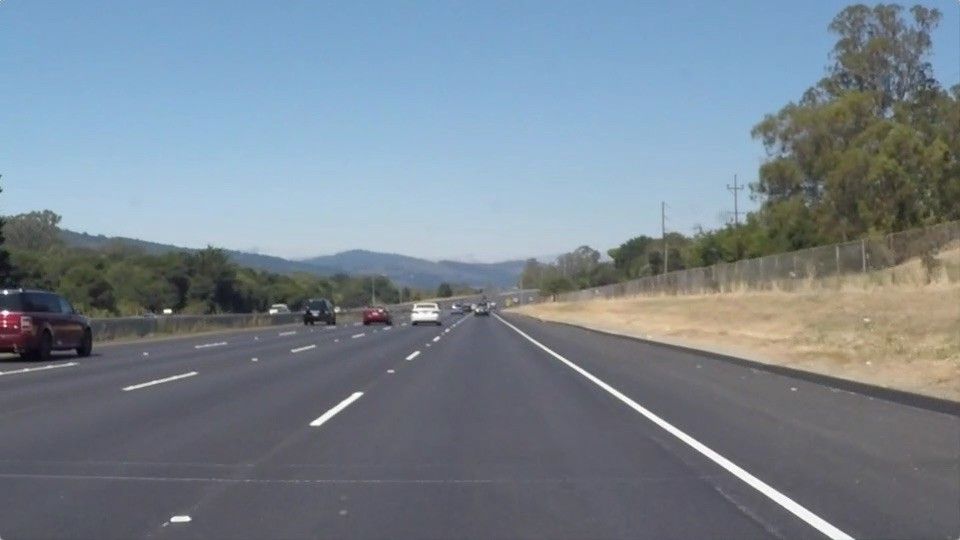
#> input picture class related/cet273/opencv/pic.jpeg, 960 x 540 px
$ python 'lane detection.py'
#> lines starting #> are read from the running program, lines starting #| are printed output that depends on the picture; after the words box and inside, x2 and y2 are one past the last pixel; in counts of white or black regions, pixels touching at a corner belong together; long printed decimals are rounded
import cv2
import numpy as np
import math

#load the picture
cap0 = cv2.imread('pic.jpeg')
#> cap0 is the input picture: shape (540, 960, 3); mean B, G, R 143.7, 132.5, 120.3

#setup the width and lenght to reduce the caculation
width = 640
height = 480

cap = cv2.resize(cap0, (width, height), interpolation=cv2.INTER_CUBIC)
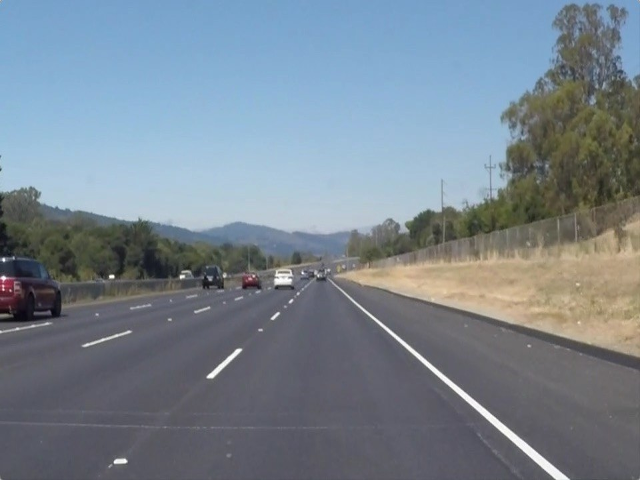
#> cap: shape (480, 640, 3); mean B, G, R 143.7, 132.6, 120.3

#setup the region you think the lane should be
region_of_interest_vertices = [(3, height), (3, height - 20),
                               (width / 2, height / 2 + 30),
                               (width, height - 20),
                               (width, height), ]


#change the pic from RGB to HSV and Gray
def transfer_image(image):
    if image is None:
        print('image is empty for function transfer_image')
        return

    #load picture as HSV and GRAY
    gray_image = cv2.cvtColor(image, cv2.COLOR_BGR2GRAY)

    # gray for white color detect
    gray_white = cv2.inRange(gray_image, 180, 255)

    #gaussian blur to get smooth edge
    gauss_image = cv2.GaussianBlur(gray_white, (5, 5), 3)

    return gauss_image


#canny, edge points detection
def find_edg(img):
    if img is None:
        print('image is empty for function find_edg')
        return

    #set two threshold and detect edge points
    low_threshold = 100
    high_threshold = 200
    cannyed_edges = cv2.Canny(img, low_threshold, high_threshold)

    return cannyed_edges


#region of interest, just choose the region you think where the lane will be
def region_of_interest(img, shape):
    if img is None:
        print('image is empty for function region_of_interest')
        return

    roi_mask = np.zeros_like(img)

    channel_count = 2

    match_maks_color = (255,) * channel_count

    cv2.fillPoly(roi_mask, shape, match_maks_color)

    masked_image = cv2.bitwise_and(img, roi_mask)

    return masked_image


#hough transform, find the stright lines
def find_lines(img):
    if img is None:
        print('image is empty for function find_lines')
        return

    #hough trasform to find stright line
    lines = cv2.HoughLinesP(
        img,
        rho=6,
        theta=np.pi / 60,
        threshold=160,
        lines=np.array([]),
        minLineLength=40,
        maxLineGap=25
    )

    return lines


#fine position for line
def lines_fine(image, lines_):
    if lines_ is None:
        print('image is empty for lines_fine')
        return

    left_line_x = []
    left_line_y = []
    right_line_x = []
    right_line_y = []

    for line in lines_:
        for x1, y1, x2, y2 in line:
            if ((x2 - x1) != 0):
                slope = (y2 - y1) / (x2 - x1)
                if math.fabs(slope) < 0.5:
                    continue
                elif slope < 0:
                    left_line_x.extend([x1, x2])
                    left_line_y.extend([y1, y2])
                elif slope > 0:
                    right_line_x.extend([x1, x2])
                    right_line_y.extend([y1, y2])
            else:
                continue

    if (not left_line_y) or (not right_line_y):
        return

    # y position
    min_y = int(image.shape[0] * (65 / 100))
    max_y = int(image.shape[0] * (100 / 100))

    # x position
    poly_left = np.poly1d(np.polyfit(
        left_line_y,
        left_line_x,
        deg=1
    ))

    left_x_start = int(poly_left(max_y))
    left_x_end = int(poly_left(min_y))

    poly_right = np.poly1d(np.polyfit(
        right_line_y,
        right_line_x,
        deg=1
    ))

    right_x_start = int(poly_right(max_y))
    right_x_end = int(poly_right(min_y))

    # mid line
    mid_line_start_x = int((left_x_start + right_x_start) / 2)
    mid_line_start_y = max_y - 20
    mid_line_end_x = int((left_x_end + right_x_end) / 2)
    mid_line_end_y = min_y + 20

    mid_line = [[mid_line_start_x,
                 mid_line_start_y,
                 mid_line_end_x,
                 mid_line_end_y]]

    if mid_line_start_x-mid_line_end_x is not 0:
        angle_po = abs(math.atan2(mid_line_end_y - mid_line_start_y, mid_line_end_x - mid_line_start_x)*180/math.pi)

    fix_line = [[int(image.shape[1] / 2),
                 mid_line_end_y + 20,
                 int(image.shape[1] / 2),
                 mid_line_start_y - 20]]

    edge_line = [
        [left_x_start, max_y, left_x_end, min_y],
        [right_x_start, max_y, right_x_end, min_y],
    ]

    all_lines = [fix_line, mid_line, edge_line]

    return all_lines, angle_po


#draw lines on your raw picture
def draw_lines(images, lines_, thickness=3):
    if lines_ is None:
        print('lines is empty for function draw_lines')
        return

    i = 0
    colors = [[0, 0, 255], [0, 255, 0], [255, 0, 0]]

    img = np.copy(images)
    line_img = np.zeros((img.shape[0], img.shape[1], 3), dtype=np.uint8, )

    for line in lines_:
        for x1, y1, x2, y2 in line:
            cv2.line(line_img, (x1, y1), (x2, y2), colors[i], thickness)
        i = i+1

    img = cv2.addWeighted(img, 0.8, line_img, 1.0, 0.0)

    return img


while True:
    #HSV and GRAY
    image_color_gray = transfer_image(cap)
#> in transfer_image, `gray_image = cv2.cvtColor(image, cv2.COLOR_BGR2GRAY)`:
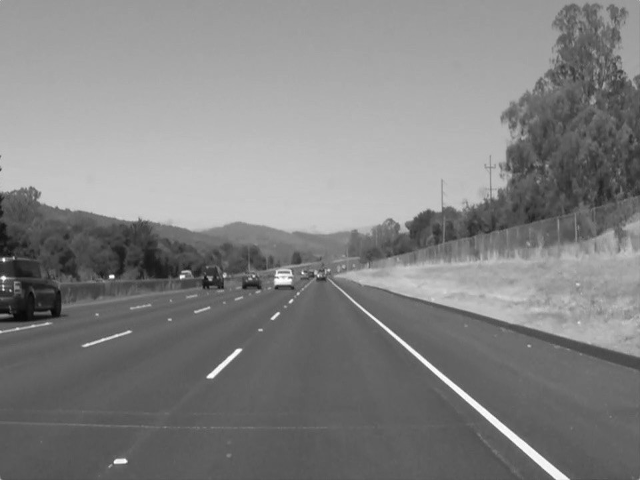
#> gray_image: shape (480, 640); min 4, max 255, mean 130.1
#> in transfer_image, `gray_white = cv2.inRange(gray_image, 180, 255)`:
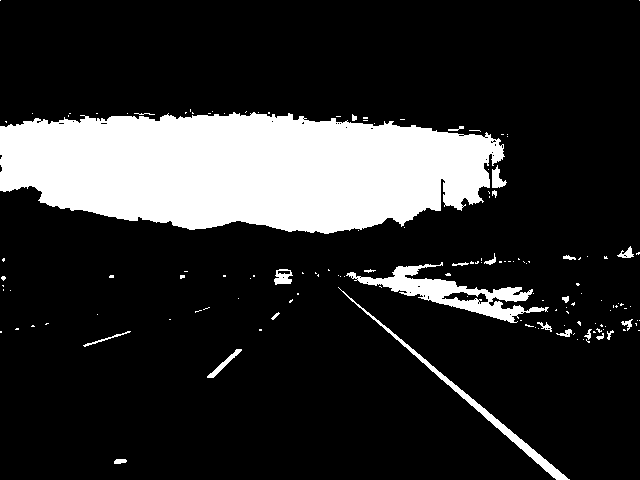
#> gray_white: shape (480, 640); 17.6% white; 142 white regions (117 under 20 px), largest, box (x1, y1, x2, y2) and area: (0, 112, 505, 234) 47171, (346, 262, 549, 323) 3370, (338, 287, 570, 480) 1528
#> in transfer_image, `gauss_image = cv2.GaussianBlur(gray_white, (5, 5), 3)`:
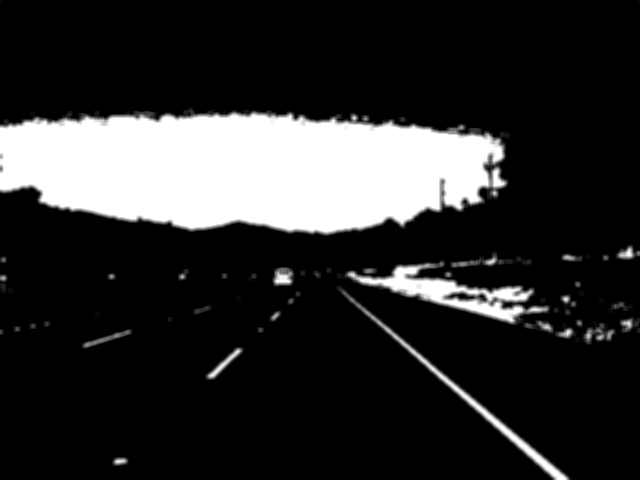
#> gauss_image: shape (480, 640); min 0, max 255, mean 44.8
    #Get canny edge points
    img_canny = find_edg(image_color_gray)
#> in find_edg, `cannyed_edges = cv2.Canny(img, low_threshold, high_threshold)`: cannyed_edges: shape (480, 640); 1.6% white in thin lines or dots, all inside (x1, y1, x2, y2) = (0, 108, 640, 480)
    #change the region you want
    image_roied = region_of_interest(img_canny, np.array([region_of_interest_vertices], np.int32))
#> in region_of_interest, `cv2.fillPoly(roi_mask, shape, match_maks_color)`:
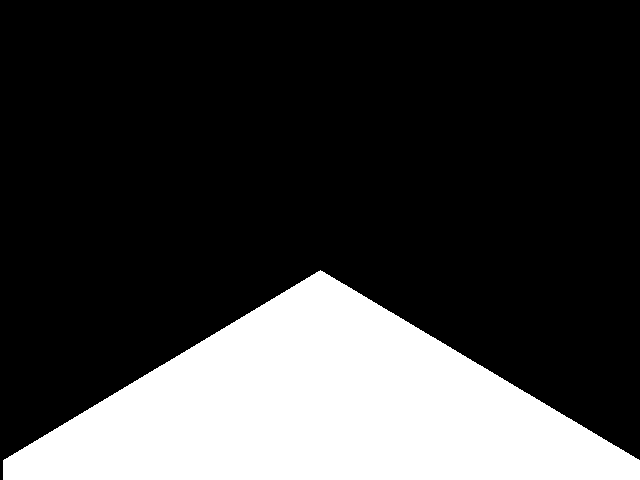
#> roi_mask: shape (480, 640); 23.8% white; 1 white region, box (x1, y1, x2, y2) and area: (3, 270, 640, 480) 73160
#> in region_of_interest, `masked_image = cv2.bitwise_and(img, roi_mask)`:
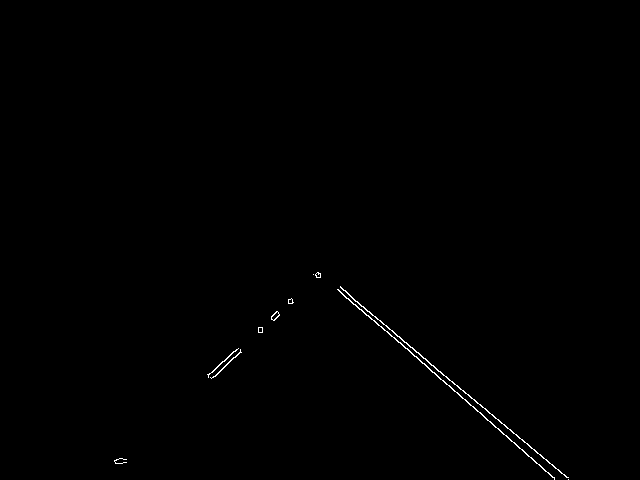
#> masked_image: shape (480, 640); 0.33% white in thin lines or dots, all inside (x1, y1, x2, y2) = (114, 272, 569, 480)
    #find lines
    lines = find_lines(image_roied)
#> in find_lines, `lines = cv2.HoughLinesP( img, rho=6, theta=np.pi / 60, threshold=160, ..`: lines = [[471, 398, 568, 477], [449, 385, 554, 479], [383, 324, 440, 371], [404, 342, 485, 408], [354, 300, 419, 353], [320, 273, 378, 325], [416, 356, 503, 434], [258, 331, 320, 275], [423, 358, 510, 429], [225, 365, 275, 319]]
    if lines is not None:
        # find fine lines
        lines_all, ang_po = lines_fine(cap, lines)
#> the loop in lines_fine, `for line in lines_:` made 10 passes
#> after the loop in lines_fine, `for line in lines_:`: left_line_x = [258, 320, 225, 275]; left_line_y = [331, 275, 365, 319]; right_line_x = [471, 568, 449, 554, 383, 440, 404, 485, 354, 419, 320, 378, 416, 503, 423, 510]; right_line_y = [398, 477, 385, 479, 324, 371, 342, 408, 300, 353, 273, 325, 356, 434, 358, 429]
#> in lines_fine, `left_x_start = int(poly_left(max_y))`: left_x_start = 102
#> in lines_fine, `left_x_end = int(poly_left(min_y))`: left_x_end = 280
#> in lines_fine, `right_x_start = int(poly_right(max_y))`: right_x_start = 564
#> in lines_fine, `right_x_end = int(poly_right(min_y))`: right_x_end = 367
#> in lines_fine, `mid_line_start_x = int((left_x_start + right_x_start) / 2)`: mid_line_start_x = 333
#> in lines_fine, `mid_line_end_x = int((left_x_end + right_x_end) / 2)`: mid_line_end_x = 323
#> in lines_fine, `mid_line = [[mid_line_start_x, mid_line_start_y, mid_line_end_x, mid_l..`: mid_line = [[333, 460, 323, 332]]
#> in lines_fine, `angle_po = abs(math.atan2(mid_line_end_y - mid_line_start_y, mid_line_..`: angle_po = 94.47
#> in lines_fine, `edge_line = [ [left_x_start, max_y, left_x_end, min_y], [right_x_start..`: edge_line = [[102, 480, 280, 312], [564, 480, 367, 312]]
#> in lines_fine, `all_lines = [fix_line, mid_line, edge_line]`: all_lines = [[[320, 352, 320, 440]], [[333, 460, 323, 332]], [[102, 480, 280, 312], [564, 480, 367, 312]]]
#> lines_all has the same summary as all_lines in lines_fine; ang_po = 94.47
        print(ang_po)
#| 94.467
        if lines_all is not None:
            final_image = draw_lines(cap, lines_all)
#> the loop in draw_lines, `for line in lines_:` made 3 passes
#> line on passes 1 to 3: [[320, 352, 320, 440]], [[333, 460, 323, 332]], [[102, 480, 280, 312], [564, 480, 367, 312]]
#> after the loop in draw_lines, `for line in lines_:`: i = 3
#> in draw_lines, `img = cv2.addWeighted(img, 0.8, line_img, 1.0, 0.0)`:
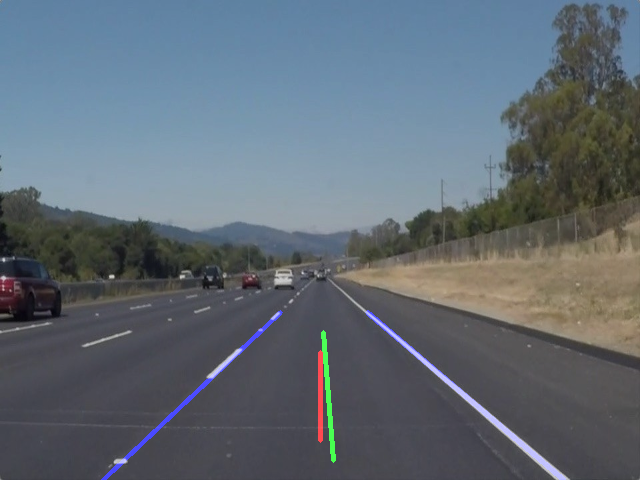
#> img: shape (480, 640, 3); mean B, G, R 115.8, 106.4, 96.5
            # 显示图像
            if final_image is not None:
                cv2.imshow("capture", final_image)
            else:
                print('final_image is NONE')
                break
        else:
            print('lines_all is NONE')
            break
    else:
        print('lines is NONE')
        break

    if cv2.waitKey(1) & 0xFF == ord('`'):
#> (key Esc is pressed here)
        break

cap.release()
cv2.destroyAllWindows()

$ run again, with class related/cet273/opencv/road.jpg copied over class related/cet273/opencv/pic.jpeg
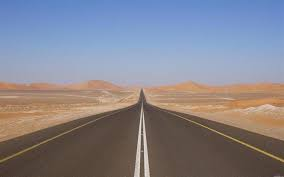
#> input picture class related/cet273/opencv/road.jpg, 284 x 177 px
#> cap0 is the input picture: shape (177, 284, 3); mean B, G, R 140.6, 131.4, 133.2
#> in transfer_image, `gray_white = cv2.inRange(gray_image, 180, 255)`:
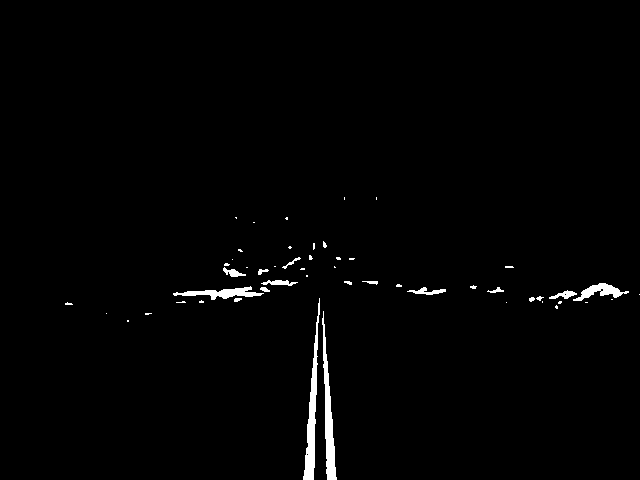
#> gray_white: shape (480, 640); 1.3% white; 52 white regions (35 under 20 px), largest, box (x1, y1, x2, y2) and area: (303, 298, 320, 480) 1039, (322, 311, 337, 480) 964, (173, 286, 264, 300) 522
#> cannyed_edges: shape (480, 640); 0.68% white in thin lines or dots, all inside (x1, y1, x2, y2) = (64, 216, 630, 480)
#> roi_mask: shape (480, 640); 23.8% white; 1 white region, box (x1, y1, x2, y2) and area: (3, 270, 640, 480) 73160
#> masked_image: shape (480, 640); 0.23% white in thin lines or dots, all inside (x1, y1, x2, y2) = (295, 284, 337, 480)
#> in find_lines, `lines = cv2.HoughLinesP( img, rho=6, theta=np.pi / 60, threshold=160, ..`: lines = [[324, 435, 324, 381], [314, 439, 317, 364], [311, 380, 316, 302], [326, 349, 330, 395]]
#> the loop in lines_fine, `for line in lines_:` made 4 passes
#> after the loop in lines_fine, `for line in lines_:`: left_line_x = [314, 317, 311, 316]; left_line_y = [439, 364, 380, 302]; right_line_x = [326, 330]; right_line_y = [349, 395]
#> left_x_start = 312
#> left_x_end = 315
#> right_x_start = 337
#> right_x_end = 322
#> mid_line_start_x = 324
#> mid_line_end_x = 318
#> mid_line = [[324, 460, 318, 332]]
#> angle_po = 92.68
#> edge_line = [[312, 480, 315, 312], [337, 480, 322, 312]]
#> all_lines = [[[320, 352, 320, 440]], [[324, 460, 318, 332]], [[312, 480, 315, 312], [337, 480, 322, 312]]]
#> lines_all has the same summary as all_lines in lines_fine; ang_po = 92.68
#| 92.684
#> the loop in draw_lines, `for line in lines_:` made 3 passes
#> line on passes 1 to 3: [[320, 352, 320, 440]], [[324, 460, 318, 332]], [[312, 480, 315, 312], [337, 480, 322, 312]]
#> after the loop in draw_lines, `for line in lines_:`: i = 3
#> in draw_lines, `img = cv2.addWeighted(img, 0.8, line_img, 1.0, 0.0)`:
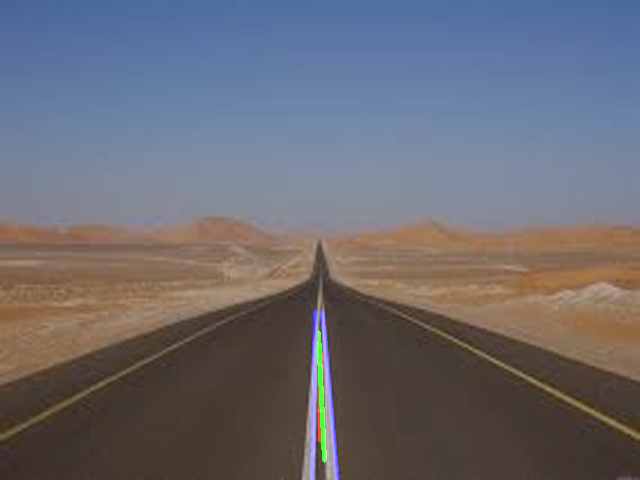
#> img: shape (480, 640, 3); mean B, G, R 113.1, 105.5, 106.6
